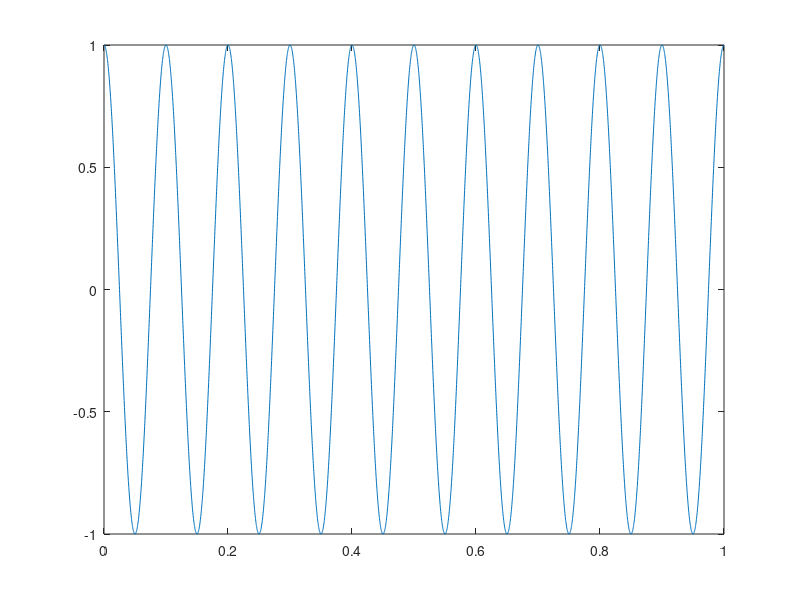
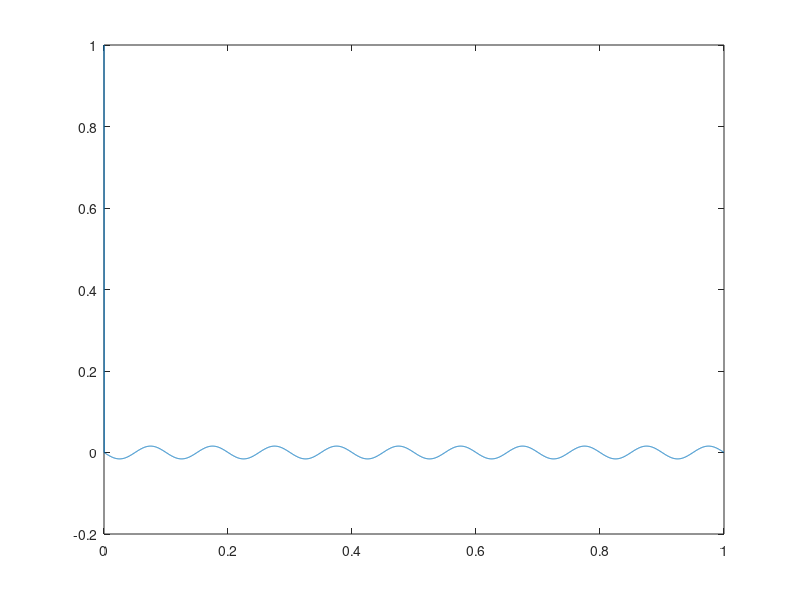

These charts were generated, in order, by the following MATLAB code:
% Create Proakis Synthetic Channel

% Montana State University 
% Electrical & Computer Engineering Department
% Created by Alexander Salois

%% Preliminary commands 
close all;
clear all;
clc; 

%% System Paramters
Fs = 1000;
t = linspace(0,1,4*Fs);
x = cos(2*pi*10*t);


%% Channel Filter Paramters
b = [1 -1];
channel = filter(b,1,x);

figure()
plot(t,x)
figure()
plot(t,channel)

